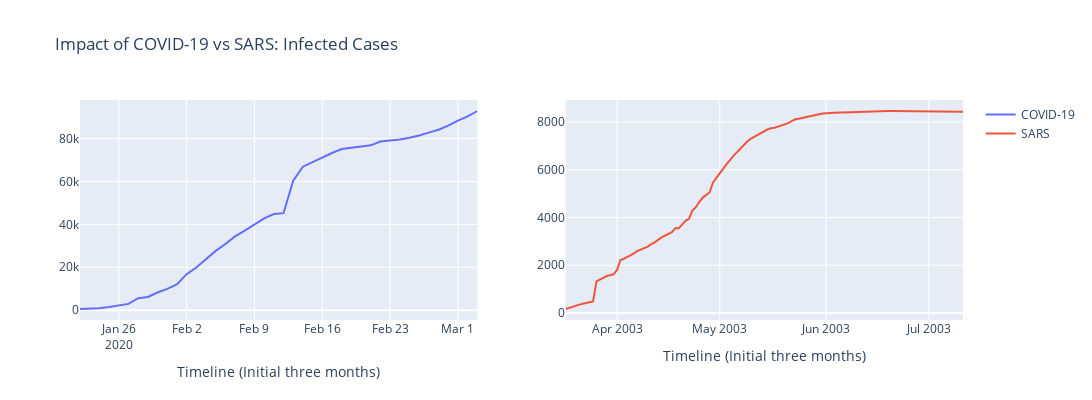

Notebook code cell kept with this figure:
### Code cell
fig = make_subplots(rows=1, cols=2,vertical_spacing=0.02)


fig.add_trace(
    go.Scatter(x=newdf1["Timeline"], y=newdf1["Covid-19 impact"], name = 'COVID-19'),
    row=1, col=1
)

fig.add_trace(
    go.Scatter(x=sars["Date"], y=sars["Infected"], name = 'SARS'),
    row=1, col=2
)

fig.update_xaxes(title_text="Timeline (Initial three months)")


fig.update_layout(height=400, width=1100, title_text="Impact of COVID-19 vs SARS: Infected Cases")
fig.show()
